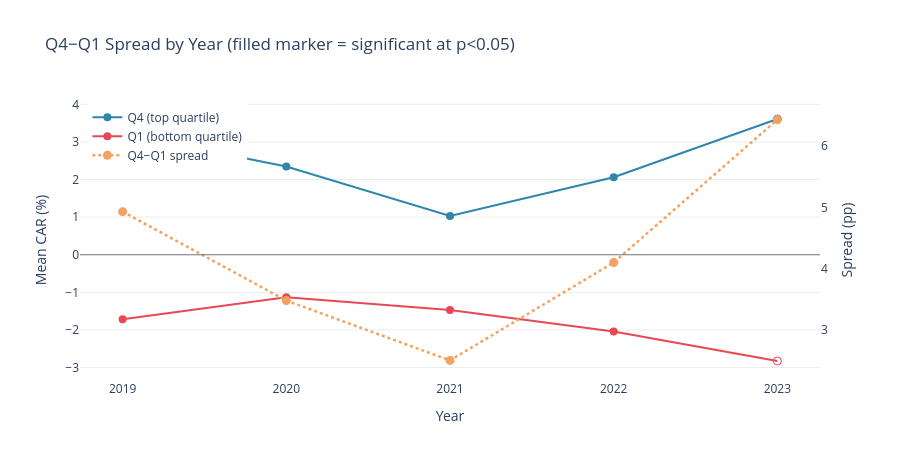

Notebook code for this chart:
### Markdown cell above
## Alpha Decay: Signal Strength by Year

### Code cell
period_df = quantile_by_period(df, "sentiment_delta", "CAR_3d")

fig = go.Figure()
# Shaded area between q1 and q4
fig.add_trace(go.Scatter(
    x=period_df["year"].astype(str), y=period_df["q4_mean"] * 100,
    mode="lines+markers", name="Q4 (top quartile)",
    line=dict(color=C["positive"], width=2),
    marker=dict(size=8, symbol=[
        "circle" if s else "circle-open" for s in period_df["is_significant"]
    ]),
))
fig.add_trace(go.Scatter(
    x=period_df["year"].astype(str), y=period_df["q1_mean"] * 100,
    mode="lines+markers", name="Q1 (bottom quartile)",
    line=dict(color=C["negative"], width=2),
    marker=dict(size=8, symbol=[
        "circle" if s else "circle-open" for s in period_df["is_significant"]
    ]),
))
fig.add_trace(go.Scatter(
    x=period_df["year"].astype(str), y=period_df["spread"] * 100,
    mode="lines+markers", name="Q4−Q1 spread",
    line=dict(color=C["accent"], width=2.5, dash="dot"),
    marker=dict(size=9),
    yaxis="y2",
))
fig.add_hline(y=0, line_color=C["neutral"], line_width=1)

fig.update_layout(
    title="Q4−Q1 Spread by Year (filled marker = significant at p<0.05)",
    xaxis_title="Year",
    yaxis=dict(title="Mean CAR (%)", gridcolor=C["grid"]),
    yaxis2=dict(title="Spread (pp)", overlaying="y", side="right",
                showgrid=False),
    plot_bgcolor="white", paper_bgcolor="white",
    legend=dict(x=0.01, y=0.99),
    height=460,
)
save_fig(fig, "signal_alpha_decay")

display(period_df.round(4))
print("\nNote: 2017–2018 excluded (sentiment_delta requires a prior-quarter call; "
      "2017=0 valid rows, 2018<50). 2023 is a partial year (n=80).")

### Figure 1 — Plotly figure (JSON) as saved in the notebook; plotly's stock layout.template omitted (floating-point values rounded to 4 significant figures)
{"data": [{"line": {"color": "#2E86AB", "width": 2}, "marker": {"size": 8, "symbol": ["circle", "circle", "circle", "circle", "circle-open"]}, "mode": "lines+markers", "name": "Q4 (top quartile)", "type": "scatter", "x": ["2019", "2020", "2021", "2022", "2023"], "y": [3.216, 2.347, 1.029, 2.059, 3.609]}, {"line": {"color": "#E84855", "width": 2}, "marker": {"size": 8, "symbol": ["circle", "circle", "circle", "circle", "circle-open"]}, "mode": "lines+markers", "name": "Q1 (bottom quartile)", "type": "scatter", "x": ["2019", "2020", "2021", "2022", "2023"], "y": [-1.714, -1.131, -1.472, -2.04, -2.825]}, {"line": {"color": "#F4A261", "dash": "dot", "width": 2.5}, "marker": {"size": 9}, "mode": "lines+markers", "name": "Q4−Q1 spread", "type": "scatter", "x": ["2019", "2020", "2021", "2022", "2023"], "y": [4.931, 3.478, 2.501, 4.099, 6.434], "yaxis": "y2"}], "layout": {"height": 460, "legend": {"x": 0.01, "y": 0.99}, "paper_bgcolor": "white", "plot_bgcolor": "white", "shapes": [{"line": {"color": "#6C757D", "width": 1}, "type": "line", "x0": 0, "x1": 1, "xref": "x domain", "y0": 0, "y1": 0, "yref": "y"}], "title": {"text": "Q4−Q1 Spread by Year (filled marker = significant at p<0.05)"}, "xaxis": {"title": {"text": "Year"}}, "yaxis": {"gridcolor": "#E9ECEF", "title": {"text": "Mean CAR (%)"}}, "yaxis2": {"overlaying": "y", "showgrid": false, "side": "right", "title": {"text": "Spread (pp)"}}}}
